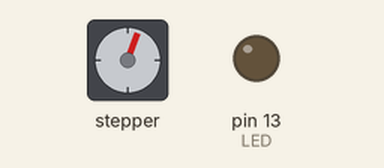
Bench run of a sketch on a simulated Arduino Uno, built with avr-gcc and run on an emulated ATmega328P. On the bench: stepper motor, output pins drawn as LEDs (lit = HIGH). Wiring (inferred from the names in the program): stepper motor (2048 steps per turn assumed): coils pin 5, pin 6, pin 7, pin 8. Pins used as bus, display or sensor lines are not drawn.

Above: at 2.46 s.
At 10.0 s:
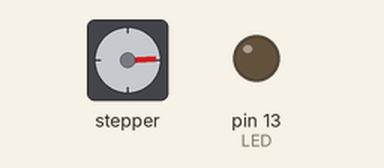
At 23.1 s:
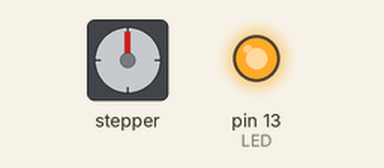
At 37.1 s:
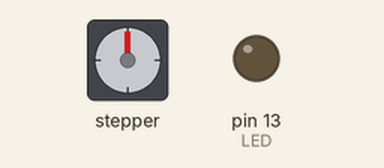
Timing chart, 0 to 40.0 s (numbered marks = the images above):
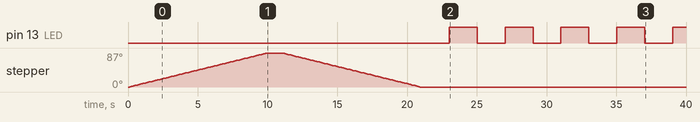

The sketch:

test2_Motor.ino
```cpp
// (licence header left out)
// Motor controller pins
#define IN1  5
#define IN2  6
#define IN3  7
#define IN4  8

const byte nSteps = 125;             // Number of steps required to make a 90 degree turn (Aprox.), try it with different values from 0 to 4096
const byte LED = 13;                 // D13 pin | PORTB = PB5
const byte speed = 5;               // Max. turn speed of 100Hz specified in the 28BYJ-48 datasheet, try it with different speeds around 10 - 150
int i;                               // Auxiliar counter
byte step;                           // Auxiliar step counter

// Control sequence
const byte paso [4][4] = {
    {1, 0, 0, 0},
    {0, 1, 0, 0},
    {0, 0, 1, 0},
    {0, 0, 0, 1}
};

void setup()
{
    // Init I/O Pins
    pinMode(IN1, OUTPUT);
    pinMode(IN2, OUTPUT);
    pinMode(IN3, OUTPUT);
    pinMode(IN4, OUTPUT);
    pinMode(LED, OUTPUT);

    // Init variables
    step = i = 0;
}

void loop()
{
    openGate();                 // Execute forward test
    delay(1000);
    closeGate();                // Execute backward test

    // Make sure all the motor-control pins are LOW
    digitalWrite(IN1, LOW);
    digitalWrite(IN2, LOW);
    digitalWrite(IN3, LOW);
    digitalWrite(IN4, LOW);

    // Finish the test program
    while(true)
    {
        // Blink an LED
        digitalWrite(LED, LOW);
        delay(2000);
        digitalWrite(LED, HIGH);
        delay(2000);
    }
}

void openGate()
{
    step = 0;

    while(step++ < nSteps)
    {
        for(i = 0; i < 4; i++)
        {
            digitalWrite(IN1, paso[i][0]);
            delay(speed);
            digitalWrite(IN2, paso[i][1]);
            delay(speed);
            digitalWrite(IN3, paso[i][2]);
            delay(speed);
            digitalWrite(IN4, paso[i][3]);
            delay(speed);
        }
    }
}

void closeGate()
{
    step = nSteps;

    while(step-- > 0)
    {
        for(i = 3; i >= 0; i--)
        {
            digitalWrite(IN1, paso[i][0]);
            delay(speed);
            digitalWrite(IN2, paso[i][1]);
            delay(speed);
            digitalWrite(IN3, paso[i][2]);
            delay(speed);
            digitalWrite(IN4, paso[i][3]);
            delay(speed);
        }
    }
}
```

Measured:
- by itself, pin 13 (LED): LOW → HIGH at 23.0 s, → LOW 2.0 s later, → HIGH 2.0 s later, → LOW 2.0 s later, … (9 changes in this stretch)
- by itself, stepper: turns 87° clockwise in 9.8 s, then 87° counter-clockwise in 9.8 s
